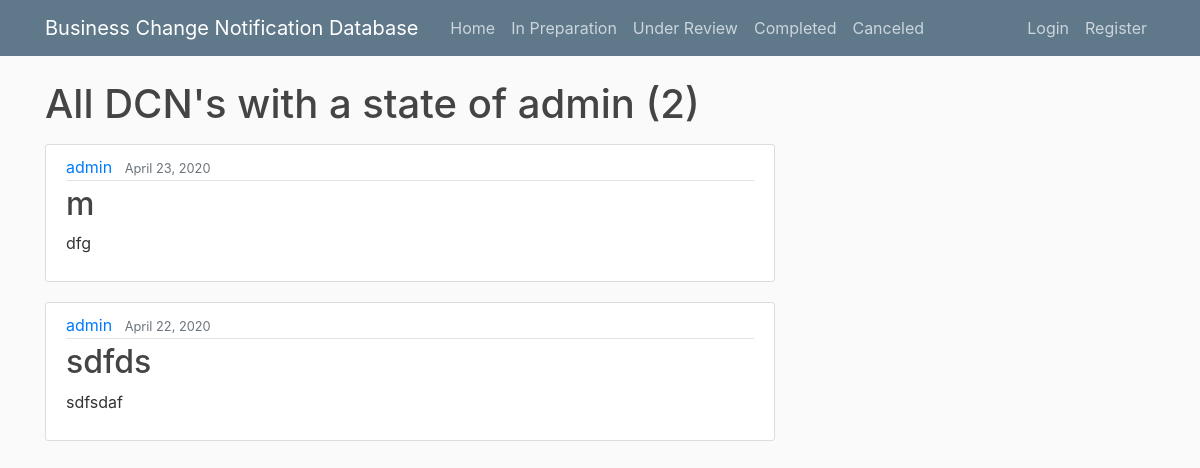
The app's page /user/admin, older data.
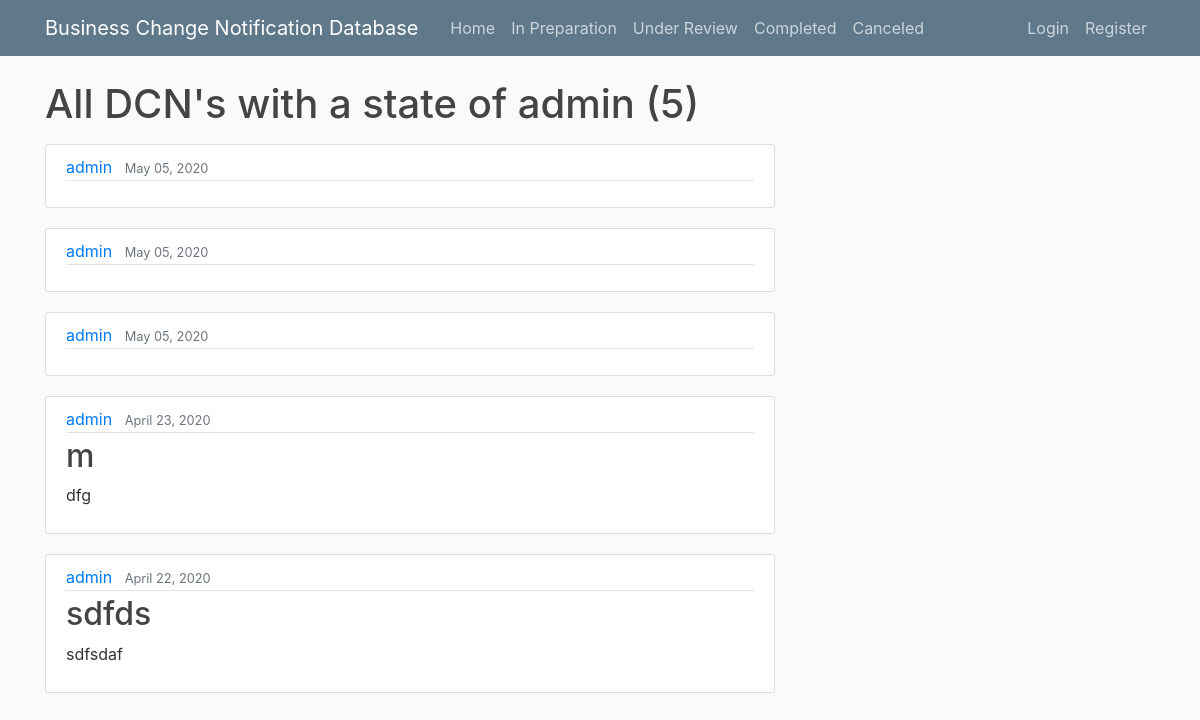
The same page, newer data.
### blog/models.py (models this page shows, shortened)
class Post(models.Model):
    title = models.CharField(max_length=100, default="")
    content = models.TextField(default="")
    date_posted = models.DateTimeField(default=timezone.now)
    author = models.ForeignKey(User, on_delete=models.CASCADE)
    dcn_number = models.CharField(max_length=100, verbose_name='DCN number')
    state = models.CharField(max_length=100, default="")
    category_of_change = models.CharField(max_length=100, default="")
    description_of_change = models.TextField(default="enter description of change")
    reason_of_change = models.TextField(default="enter reason of change")
    closes_dcr = models.BooleanField(default=False)
    priority = models.CharField(max_length=7, choices=PRIORITY_CHOICES, default='1_week')

### blog/views.py (the view)
# urls.py: path('user/<str:username>', UserPostListView.as_view(), name='user-posts'),
class UserPostListView(ListView):
    model = Post
    template_name = 'blog/user_posts.html'  # <app>/<model>_<viewtype>.html
    context_object_name = 'posts'
    paginate_by = 5
    def get_queryset(self):
        user = get_object_or_404(User, username=self.kwargs.get('username'))
        return Post.objects.filter(author=user).order_by('-date_posted')

### blog/templates/blog/user_posts.html (shortened to what this page needs)
{% extends "blog/base.html" %}
{% block content %}
<h1 class="mb-3">All DCN's with a state of {{ view.kwargs.username }} ({{ page_obj.paginator.count }})</h1>
{% for post in posts %}
<article class="media content-section">
    <div class="media-body">
        <div class="article-metadata">
            <a class="mr-2" href="{% url 'user-posts' post.author.username %}">{{ post.author }}</a>
            <small class="text-muted">{{ post.date_posted|date:"F d, Y" }}</small>
        </div>
        <h2><a class="article-title" href="{% url 'post-detail' post.id %}">{{ post.title }}</a></h2>
        <p class="article-content">{{ post.content }}</p>
    </div>
</article>
{% endfor %}
{% endblock content %}

Row changes from the older to the newer data that the page shows:
added Post: author "admin", date_posted "May 05, 2020"
added Post: author "admin", date_posted "May 05, 2020"
added Post: author "admin", date_posted "May 05, 2020"
Text that changed along with them:
{{ page_obj.paginator.count }}: "2" → "5"
